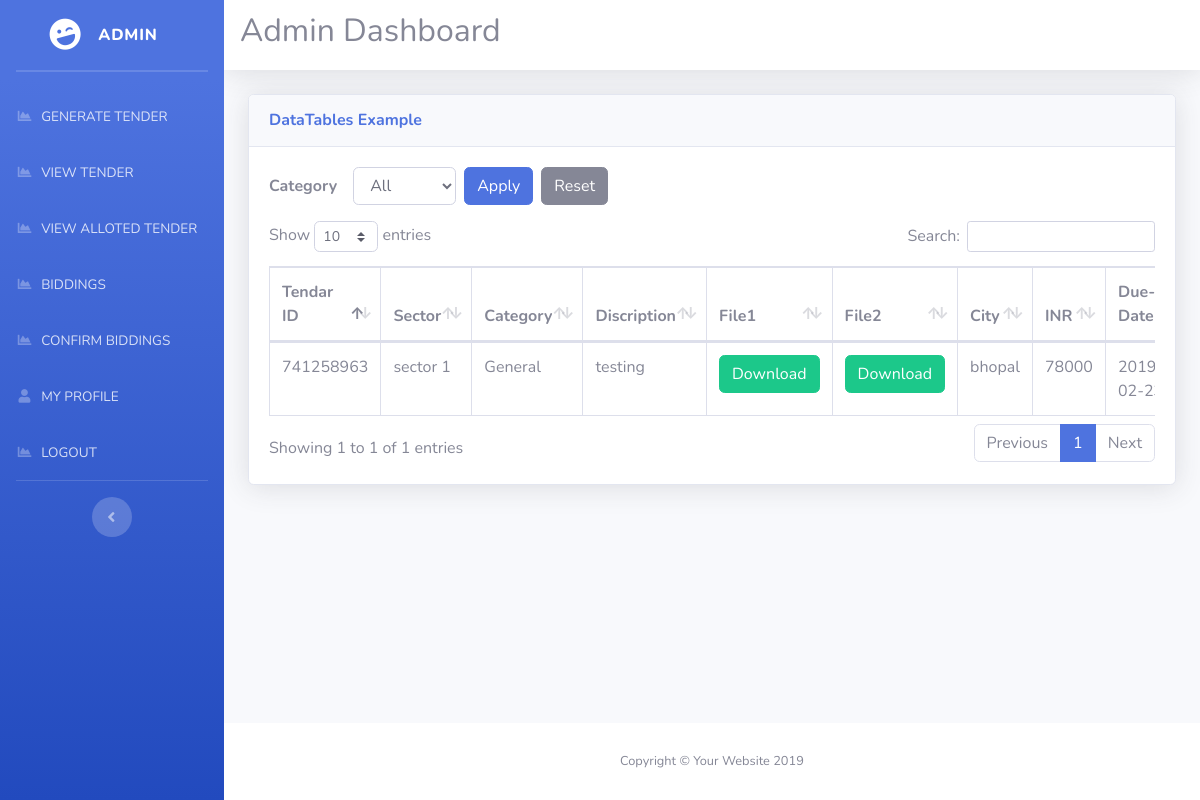
Page /admin/allot_tender.php (signed in) on the earlier database version.
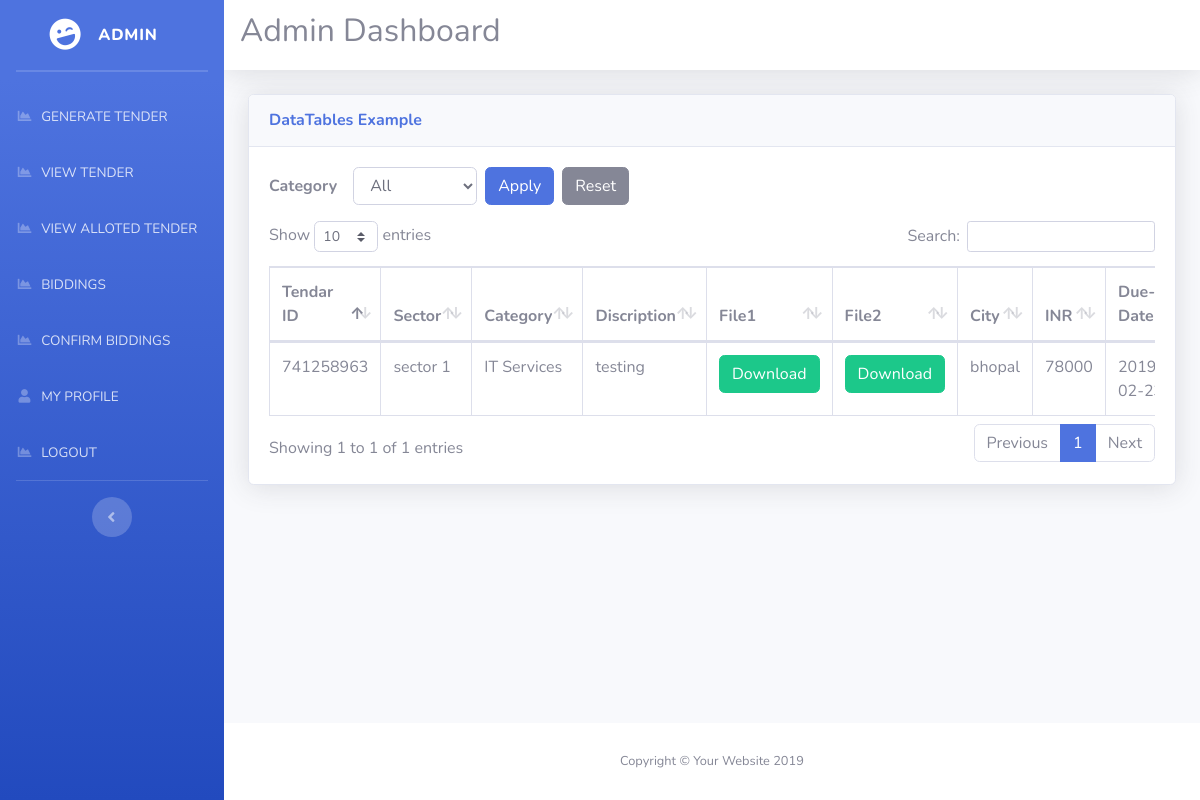
Same page on the later database version.
### tables this page shows
CREATE TABLE `tender` (
  `id` int(3) NOT NULL,
  `TID` int(30) NOT NULL,
  `sector_name` varchar(50) NOT NULL,
  `category` varchar(60) NOT NULL DEFAULT 'General',
  `discription` varchar(50) NOT NULL,
  `fileone` varchar(150) NOT NULL,
  `filetwo` varchar(150) NOT NULL,
  `city` varchar(60) NOT NULL,
  `INR` varchar(50) NOT NULL,
  `due_date` date NOT NULL,
  `time` varchar(34) NOT NULL,
  `allot` bit(1) NOT NULL DEFAULT b'0'
);

### admin/dbconfig.php (called while the page is built, shortened)
<?php
$host = getenv("DB_HOST") ?: "localhost";
$user = getenv("DB_USER") ?: "root";
$pass = getenv("DB_PASSWORD") !== false ? getenv("DB_PASSWORD") : "";
$dbname = getenv("DB_NAME") ?: "test";
$conn = new mysqli($host, $user, $pass, $dbname);
function select($query)
{
    global $conn;
    $result = $conn->query($query);
    return $result;
}

### admin/allot_tender.php (the view, shortened to what this page needs)
<?php
include"dbconfig.php";
$selectedCategory = isset($_GET['category']) ? trim($_GET['category']) : '';
$filterSql = "";
$query="SELECT *, COALESCE(NULLIF(category,''),'General') AS normalized_category FROM tender where allot='1'".$filterSql;
$result=select($query);
$categoryResult = select("SELECT DISTINCT COALESCE(NULLIF(category,''),'General') AS category_name FROM tender WHERE allot='1' ORDER BY category_name ASC");
?>
<!DOCTYPE html>
<html lang="en">
<head>
  <link href="vendor/fontawesome-free/css/all.min.css" rel="stylesheet" type="text/css">
  <link href="css/sb-admin-2.min.css" rel="stylesheet">
  <link href="vendor/datatables/dataTables.bootstrap4.min.css" rel="stylesheet">
</head>
<body id="page-top">
  <div id="wrapper">
   <?php include"sidebar.php";?>
    <div id="content-wrapper" class="d-flex flex-column">
      <div id="content">
        <nav class="navbar navbar-expand navbar-light bg-white topbar mb-4 static-top shadow">
            <h2> Admin Dashboard</h2>
        </nav>
        <div class="container-fluid">
          <div class="card shadow mb-4">
            <div class="card-header py-3">
              <h6 class="m-0 font-weight-bold text-primary">DataTables Example</h6>
            </div>
            <div class="card-body">
              <form method="get" class="form-inline" style="margin-bottom:16px; display:flex; gap:8px; align-items:center;">
                <label for="category" style="font-weight:bold; margin-right:8px;">Category</label>
                <select name="category" id="category" class="form-control" style="max-width:220px;">
                  <option value="All" <?=($selectedCategory === '' || $selectedCategory === 'All') ? 'selected' : ''?>>All</option>
                </select>
                <button type="submit" class="btn btn-primary">Apply</button>
                <a href="allot_tender.php" class="btn btn-secondary">Reset</a>
              </form>
              <div class="table-responsive">
                <table class="table table-bordered" id="dataTable" width="100%" cellspacing="0">
                  <thead>
                    <tr>
                      <th>Tendar ID</th>
                      <th>Sector</th>
                      <th>Category</th>
                      <th>Discription</th>
                      <th>File1</th>
                      <th>File2</th>
                      <th>City</th>
                      <th>INR</th>
                      <th>Due-Date</th>
                    </tr>
                  </thead>
                  <tbody>
                    <?php
					while($r=mysqli_fetch_array($result))
					{
						extract($r);
					?>
                    <tr>
                      <td><?=$r['TID']?></td>
                      <td><?=$r['sector_name']?></td>
                      <td><?=$r['normalized_category']?></td>
                      <td><?=$r['discription']?></td>
                      <td><a class="btn btn-success" href="<?=$r['fileone']?>">Download</a></td>
                      <td><a class="btn btn-success"  href="<?=$r['filetwo']?>">Download</a></td>
                       <td><?=$city?></td>
                       <td><?=$INR?></td>
                       <td><?=$due_date?></td>
                      </tr>
                    <?php
					}
					?>
                  </tbody>
                </table>
              </div>
            </div>
          </div>
        </div>
      </div>
      <footer class="sticky-footer bg-white">
        <div class="container my-auto">
          <div class="copyright text-center my-auto">
            <span>Copyright &copy; Your Website 2019</span>
          </div>
        </div>
      </footer>
    </div>
  </div>
</body>
</html>

Differences in the rows shown:
changed tender "sector 1": normalized_category "General" → "IT Services"
